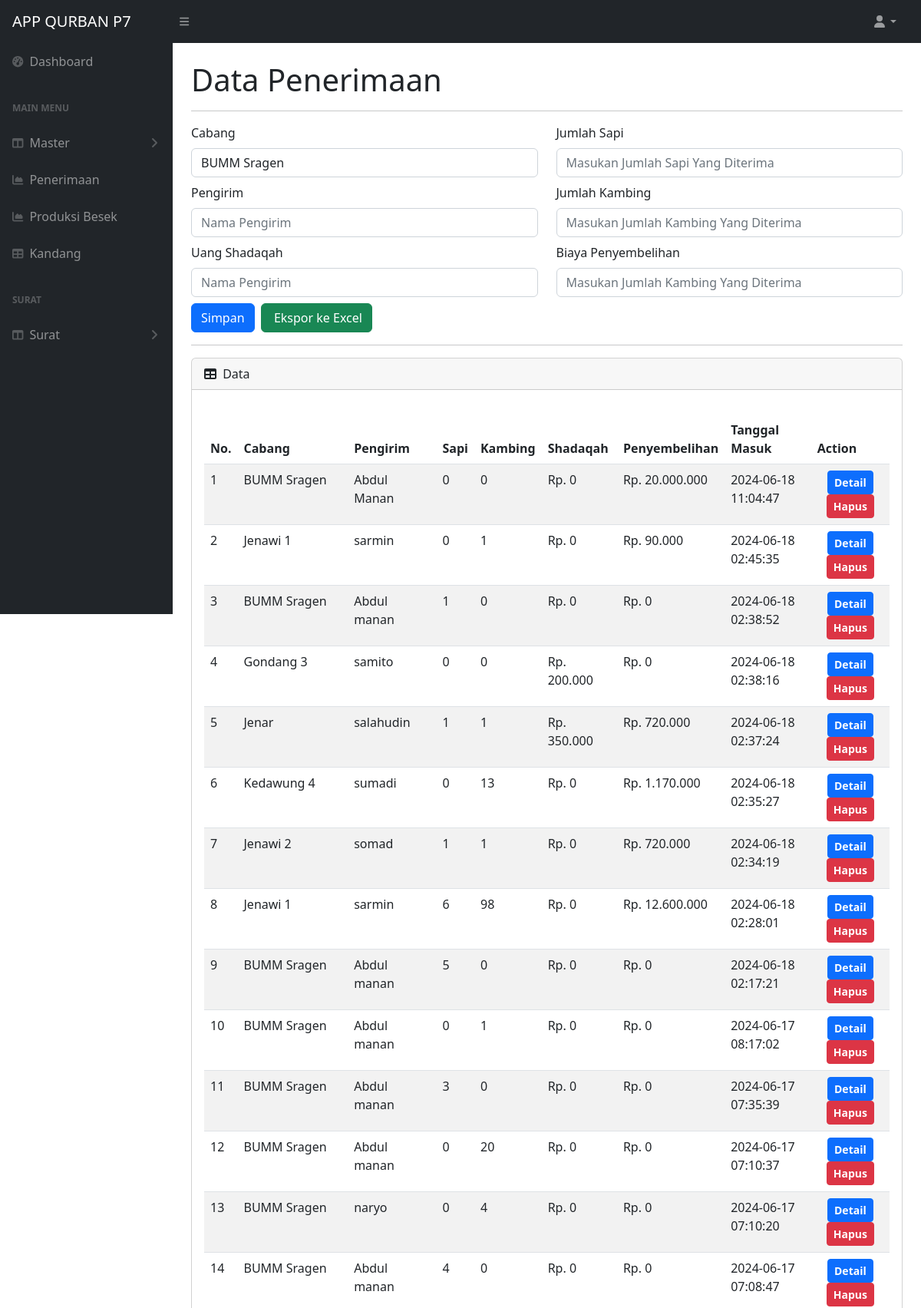
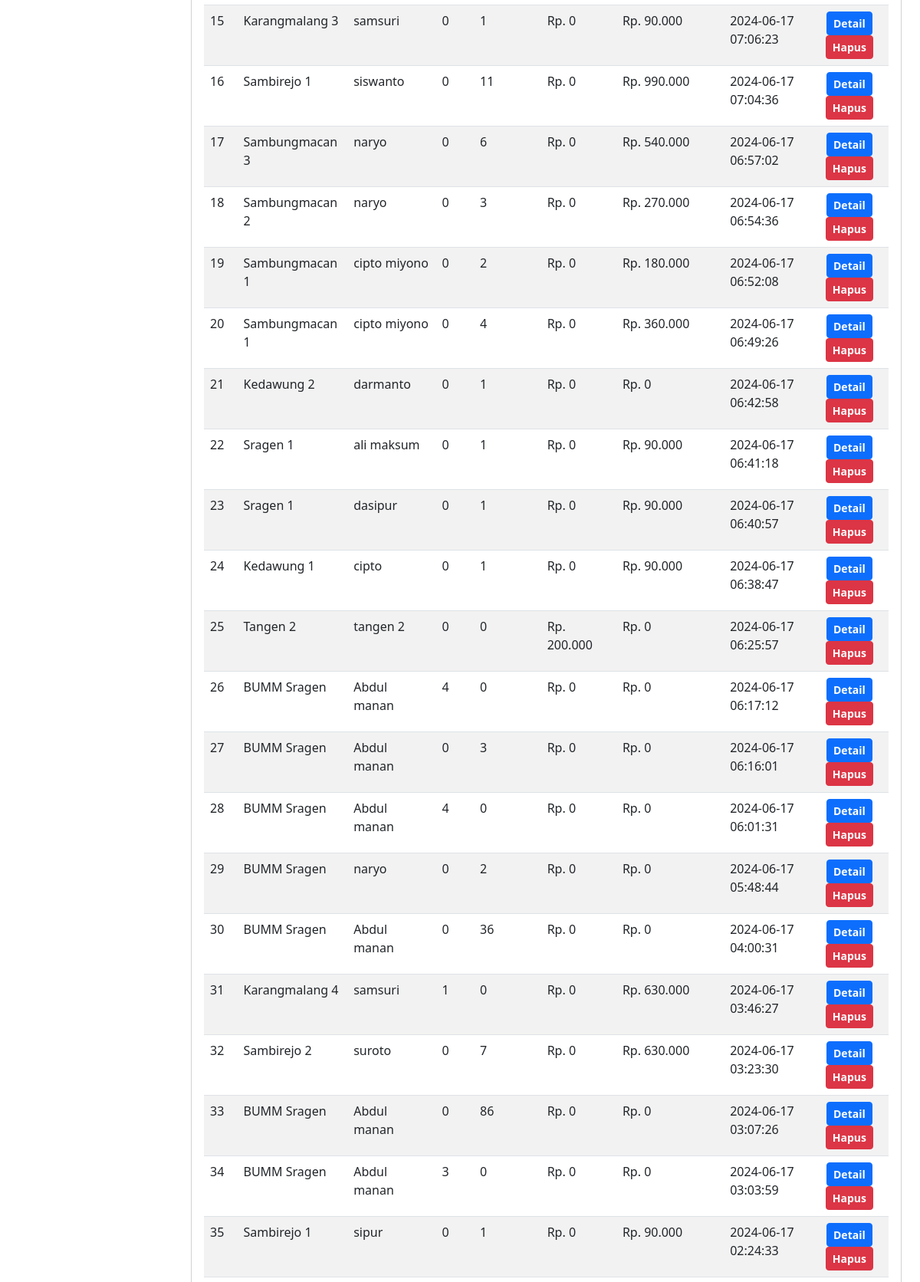
The page /app/penerimaan_data.php (signed in, upper part) on the database its author committed (2 pictures, top to bottom).
### tables this page shows
CREATE TABLE `penerimaan` (
  `id` int(11) NOT NULL AUTO_INCREMENT,
  `cabang` varchar(50) DEFAULT NULL,
  `pengirim` varchar(50) DEFAULT NULL,
  `sapi` int(10) DEFAULT NULL,
  `kambing` int(10) DEFAULT NULL,
  `shadaqoh` int(255) DEFAULT NULL,
  `pembayaran` int(255) DEFAULT NULL,
  `date_input` datetime NOT NULL DEFAULT current_timestamp(),
  PRIMARY KEY (`id`)
);

### app/controler/db/controler.php (called while the page is built, shortened)
<?php
function query($query)
{
    global $koneksi;
    $result = mysqli_query($koneksi, $query);
    $rows = [];
    while ($row = mysqli_fetch_assoc($result)) {
        $rows[] = $row;
    }
    return $rows;
}
$view_penerimaan = query("SELECT * FROM penerimaan ORDER BY date_input DESC");

### app/penerimaan_data.php (the view, shortened to what this page needs)
<?php
require 'controler/db/db.php';
require 'controler/db/controler.php';
?>
<!DOCTYPE html>
<html lang="en">
    <head>
        <link href="https://cdn.jsdelivr.net/npm/simple-datatables@7.1.2/dist/style.min.css" rel="stylesheet" />
        <link href="../css/styles.css" rel="stylesheet" />
    </head>
    <body class="sb-nav-fixed">
        <?php
    include 'navbar-top.php';
    ?>
        <div id="layoutSidenav">
            <div id="layoutSidenav_content">
                <?php
    include 'navbar.php';
    ?>
                <main>
                    <div class="container-fluid px-4">
                        <h1 class="mt-4">Data Penerimaan</h1>
                        <hr>
                        <div class="form-row">
                            <div class="col-md">
                                <form action="" method="post" enctype="multipart/form-data">
                                    <div class="my-2">
                                        <div class="row">
                                            <div class="col">
                                                <label for="cabang" class="form-label">Cabang</label>
                                                <div class="form-group">
                                                    <select id="cabang" name="cabang" class="form-control">
                                                        <option value="BUMM Sragen">BUMM Sragen</option>
                                                    </select>
                                                </div>
                                            </div>
                                            <div class="col">
                                                <label for="sapi" class="form-label">Jumlah Sapi</label>
                                                <input id="sapi" name="sapi" type="text" class="form-control"
                                                    placeholder="Masukan Jumlah Sapi Yang Diterima">
                                            </div>
                                        </div>
                                    </div>
                                    <div class="my-2">
                                        <div class="row">
                                            <div class="col">
                                                <label for="pengirim" class="form-label">Pengirim</label>
                                                <input id="pengirim" name="pengirim" type="text" class="form-control"
                                                    placeholder="Nama Pengirim">
                                            </div>
                                            <div class="col">
                                                <label for="kambing" class="form-label">Jumlah Kambing</label>
                                                <input id="kambing" name="kambing" type="text" class="form-control"
                                                    placeholder="Masukan Jumlah Kambing Yang Diterima">
                                            </div>
                                        </div>
                                    </div>
                                    <div class="my-2">
                                        <div class="row">
                                            <div class="col">
                                                <label for="shadaqoh" class="form-label">Uang Shadaqah</label>
                                                <input id="shadaqoh" name="shadaqoh" type="text" class="form-control"
                                                    placeholder="Nama Pengirim">
                                            </div>
                                            <div class="col">
                                                <label for="pembayaran" class="form-label">Biaya
                                                    Penyembelihan</label>
                                                <input id="pembayaran" name="pembayaran" type="text"
                                                    class="form-control"
                                                    placeholder="Masukan Jumlah Kambing Yang Diterima">
                                            </div>
                                        </div>
                                    </div>
                                    <button type="submit" class="btn btn-primary" name="simpan">Simpan</button>
                                    <a href="export.php" target="_blank" class="btn btn-success ms-1">&nbsp;Ekspor ke Excel</a>
                                </form>
                            </div>
                        </div>
                        <hr>
                        <div class="card mb-4">
                            <div class="card-header">
                                <i class="fas fa-table me-1"></i>
                                Data
                            </div>
                            <div class="card-body">
                                <div class="row my-3">
                                    <div class="col-md">
                                        <table id="datatablesSimple"
                                            class="table table-striped table-responsive table-hover text-left"
                                            style="width:100%">
                                            <thead>
                                                <tr>
                                                    <th>No.</th>
                                                    <th>Cabang</th>
                                                    <th>Pengirim</th>
                                                    <th>Sapi</th>
                                                    <th>Kambing</th>
                                                    <th>Shadaqah</th>
                                                    <th>Penyembelihan</th>
                                                    <th>Tanggal Masuk</th>
                                                    <th>Action</th>
                                                </tr>
                                            </thead>
                                            <tbody>
                                                <?php $no = 1; ?>
                                                <?php foreach ($view_penerimaan as $row) : ?>
                                                <tr>
                                                    <td><?= $no++; ?></td>
                                                    <td><?= $row['cabang']; ?></td>
                                                    <td><?= $row['pengirim']; ?></td>
                                                    <td><?= $row['sapi']; ?></td>
                                                    <td><?= $row['kambing']; ?></td>
                                                    <td>Rp. <?= number_format($row['shadaqoh'], 0, ',', '.'); ?></td>
                                                    <td>Rp. <?= number_format($row['pembayaran'], 0, ',', '.'); ?></td>
                                                    <td><?= $row['date_input']; ?></td>
                                                    <td class="text-center">
                                                        <a><?php include 'controler/detail_penerimaan.php'; ?></a>
                                                    </td>
                                                </tr>
                                                <?php endforeach; ?>
    </body>
</html>

### app/controler/detail_penerimaan.php (shortened to what this page needs)
<a class="btn btn-primary btn-sm" style="font-weight: 600;" data-toggle="modal"
    data-target="#detail<?php echo $row['id']; ?>"><i class="bi bi-pencil-square"></i>Detail</a>
<a href="controler/data_delet.php?id_penerimaan=<?= $row['id']; ?>" class="btn btn-danger btn-sm"
    style="font-weight: 600;"
    onclick="return confirm('Apakah anda yakin ingin menghapus data <?= $row['cabang']; ?> ?');">Hapus</a>
</div>

### rows shown on the page
penerimaan: cabang "BUMM Sragen", pengirim "Abdul Manan", sapi "0", kambing "0", shadaqoh "0", pembayaran "20.000.000", date_input "2024-06-18 11:04:47"
penerimaan: cabang "Jenawi 1", pengirim "sarmin", sapi "0", kambing "1", shadaqoh "0", pembayaran "90.000", date_input "2024-06-18 02:45:35"
penerimaan: cabang "BUMM Sragen", pengirim "Abdul manan", sapi "1", kambing "0", shadaqoh "0", pembayaran "0", date_input "2024-06-18 02:38:52"
penerimaan: cabang "Gondang 3", pengirim "samito", sapi "0", kambing "0", shadaqoh "200.000", pembayaran "0", date_input "2024-06-18 02:38:16"
penerimaan: cabang "Jenar", pengirim "salahudin", sapi "1", kambing "1", shadaqoh "350.000", pembayaran "720.000", date_input "2024-06-18 02:37:24"
penerimaan: cabang "Kedawung 4", pengirim "sumadi", sapi "0", kambing "13", shadaqoh "0", pembayaran "1.170.000", date_input "2024-06-18 02:35:27"
penerimaan: cabang "Jenawi 2", pengirim "somad", sapi "1", kambing "1", shadaqoh "0", pembayaran "720.000", date_input "2024-06-18 02:34:19"
penerimaan: cabang "Jenawi 1", pengirim "sarmin", sapi "6", kambing "98", shadaqoh "0", pembayaran "12.600.000", date_input "2024-06-18 02:28:01"
penerimaan: cabang "BUMM Sragen", pengirim "Abdul manan", sapi "5", kambing "0", shadaqoh "0", pembayaran "0", date_input "2024-06-18 02:17:21"
penerimaan: cabang "BUMM Sragen", pengirim "Abdul manan", sapi "0", kambing "1", shadaqoh "0", pembayaran "0", date_input "2024-06-17 08:17:02"
penerimaan: cabang "BUMM Sragen", pengirim "Abdul manan", sapi "3", kambing "0", shadaqoh "0", pembayaran "0", date_input "2024-06-17 07:35:39"
penerimaan: cabang "BUMM Sragen", pengirim "Abdul manan", sapi "0", kambing "20", shadaqoh "0", pembayaran "0", date_input "2024-06-17 07:10:37"
penerimaan: cabang "BUMM Sragen", pengirim "naryo", sapi "0", kambing "4", shadaqoh "0", pembayaran "0", date_input "2024-06-17 07:10:20"
penerimaan: cabang "BUMM Sragen", pengirim "Abdul manan", sapi "4", kambing "0", shadaqoh "0", pembayaran "0", date_input "2024-06-17 07:08:47"
penerimaan: cabang "Karangmalang 3", pengirim "samsuri", sapi "0", kambing "1", shadaqoh "0", pembayaran "90.000", date_input "2024-06-17 07:06:23"
penerimaan: cabang "Sambirejo 1", pengirim "siswanto", sapi "0", kambing "11", shadaqoh "0", pembayaran "990.000", date_input "2024-06-17 07:04:36"
penerimaan: cabang "Sambungmacan 3", pengirim "naryo", sapi "0", kambing "6", shadaqoh "0", pembayaran "540.000", date_input "2024-06-17 06:57:02"
penerimaan: cabang "Sambungmacan 2", pengirim "naryo", sapi "0", kambing "3", shadaqoh "0", pembayaran "270.000", date_input "2024-06-17 06:54:36"
penerimaan: cabang "Sambungmacan 1", pengirim "cipto miyono", sapi "0", kambing "2", shadaqoh "0", pembayaran "180.000", date_input "2024-06-17 06:52:08"
penerimaan: cabang "Sambungmacan 1", pengirim "cipto miyono", sapi "0", kambing "4", shadaqoh "0", pembayaran "360.000", date_input "2024-06-17 06:49:26"
penerimaan: cabang "Kedawung 2", pengirim "darmanto", sapi "0", kambing "1", shadaqoh "0", pembayaran "0", date_input "2024-06-17 06:42:58"
penerimaan: cabang "Sragen 1", pengirim "ali maksum", sapi "0", kambing "1", shadaqoh "0", pembayaran "90.000", date_input "2024-06-17 06:41:18"
penerimaan: cabang "Sragen 1", pengirim "dasipur", sapi "0", kambing "1", shadaqoh "0", pembayaran "90.000", date_input "2024-06-17 06:40:57"
penerimaan: cabang "Kedawung 1", pengirim "cipto", sapi "0", kambing "1", shadaqoh "0", pembayaran "90.000", date_input "2024-06-17 06:38:47"
penerimaan: cabang "Tangen 2", pengirim "tangen 2", sapi "0", kambing "0", shadaqoh "200.000", pembayaran "0", date_input "2024-06-17 06:25:57"
penerimaan: cabang "BUMM Sragen", pengirim "Abdul manan", sapi "4", kambing "0", shadaqoh "0", pembayaran "0", date_input "2024-06-17 06:17:12"
penerimaan: cabang "BUMM Sragen", pengirim "Abdul manan", sapi "0", kambing "3", shadaqoh "0", pembayaran "0", date_input "2024-06-17 06:16:01"
penerimaan: cabang "BUMM Sragen", pengirim "Abdul manan", sapi "4", kambing "0", shadaqoh "0", pembayaran "0", date_input "2024-06-17 06:01:31"
penerimaan: cabang "BUMM Sragen", pengirim "naryo", sapi "0", kambing "2", shadaqoh "0", pembayaran "0", date_input "2024-06-17 05:48:44"
penerimaan: cabang "BUMM Sragen", pengirim "Abdul manan", sapi "0", kambing "36", shadaqoh "0", pembayaran "0", date_input "2024-06-17 04:00:31"
penerimaan: cabang "Karangmalang 4", pengirim "samsuri", sapi "1", kambing "0", shadaqoh "0", pembayaran "630.000", date_input "2024-06-17 03:46:27"
penerimaan: cabang "Sambirejo 2", pengirim "suroto", sapi "0", kambing "7", shadaqoh "0", pembayaran "630.000", date_input "2024-06-17 03:23:30"
penerimaan: cabang "BUMM Sragen", pengirim "Abdul manan", sapi "0", kambing "86", shadaqoh "0", pembayaran "0", date_input "2024-06-17 03:07:26"
penerimaan: cabang "BUMM Sragen", pengirim "Abdul manan", sapi "3", kambing "0", shadaqoh "0", pembayaran "0", date_input "2024-06-17 03:03:59"
penerimaan: cabang "Sambirejo 1", pengirim "sipur", sapi "0", kambing "1", shadaqoh "0", pembayaran "90.000", date_input "2024-06-17 02:24:33"
